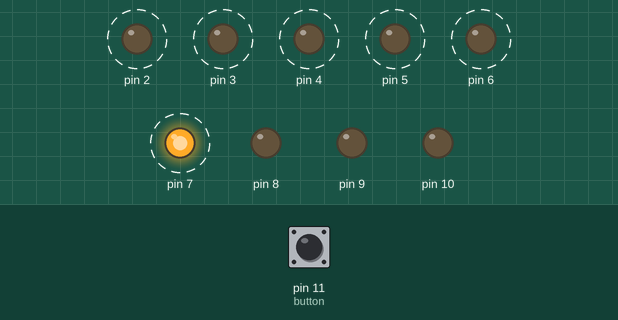
A sketch run on a simulated Arduino Uno, built with avr-gcc and run on an emulated ATmega328P. On the bench: output pins drawn as LEDs (lit = HIGH). Dashed ring = blinking. Inputs (shaded band) come from the test bench; at power-on: pin 11 (button) LOW. What the sketch prints to the serial monitor is not drawn.

Above: at 1.2 s.
1.3 s: pin 11 (button) pulled HIGH for 0.15 s
At 1.6 s:
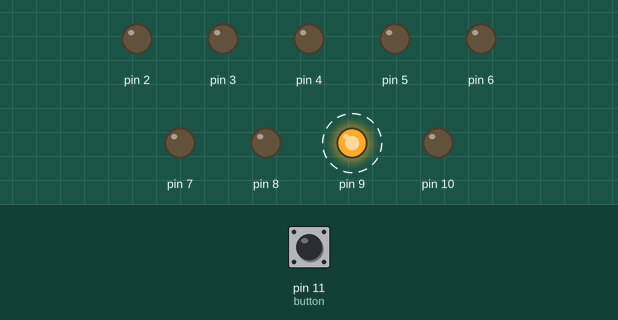
At 3.7 s:
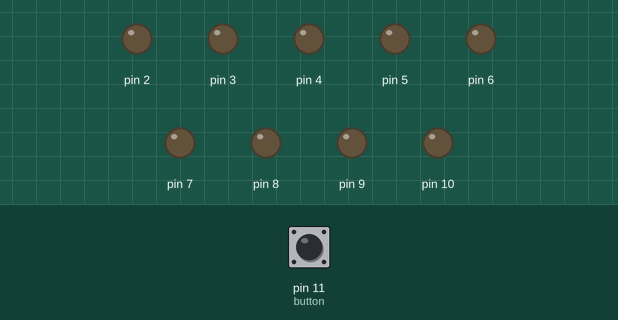
4.3 s: pin 11 (button) pulled HIGH for 3.2 s
At 6.28 s:
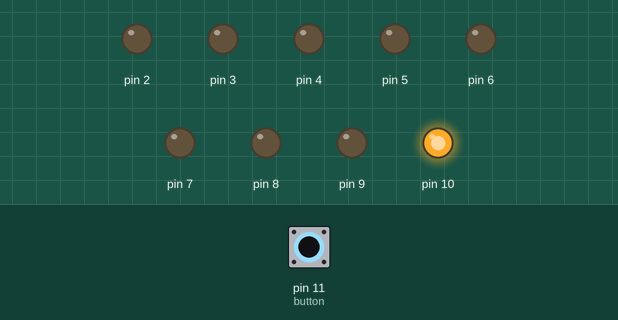
12.0 s: pin 11 (button) pulled HIGH for 1 s
Timing chart, 0 to 21.0 s (numbered marks = the images above; inputs shaded):
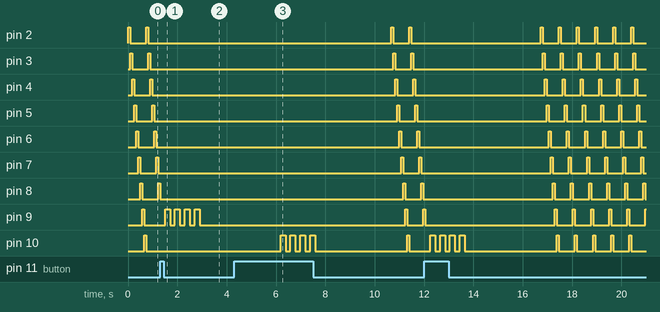

The sketch:

LightGame.ino
```cpp
// Sample configuration for LEDs
/*int greenL1 = 2;
int greenL2 = 3;
int yellowL1 = 4;
int yellowL2 = 5;
int red = 6;
int yellowR2 = 7;
int yellowR1 = 8;
int greenR2 = 9;
int greenR1 = 10;*/
int button = 0; // Initialize button state
int light = 0;  // Initialize LED pin
void setup() {
  // put your setup code here, to run once:

  /* Lights are on pins 2-10, and button is on pin 11 */

  for(int i=2;i<11;i++){
    pinMode(i,OUTPUT);
  }
  pinMode(11,INPUT);

 // Start serial communication with baud rate 115,200
 Serial.begin(115200);
 Serial.println("Begin!");
}

void loop() {
  // put your main code here, to run repeatedly:
  /* Cycle LEDs */
  for(int i=2; i<11; i++){
    light = i;  // Set LED pin to i
    button = digitalRead(11); // Read button state
    digitalWrite(light,HIGH); // Turn on LED at pin "light"

    /* Sample button 75 times */
    for(int j=0;j<75;j++){
      Serial.println(button); // Print button state (0 or 1) to serial monitor

      /* Flash current LED 4 times if the button is pressed */
      if(button==1){
        for(int k=0; k<4; k++){
          digitalWrite(light,LOW);
          delay(200);
          digitalWrite(light,HIGH);
          delay(200);
        }
        while(button==1){
          button = digitalRead(11); // Wait until button state is 0 before continuing
        }
        digitalWrite(light,LOW);  // Turn off LED
        delay(3000);  // Wait 3 seconds
      }
      delay(1); // Wait 1 ms
    }


    digitalWrite(light,LOW);  // Turn off LED and move to the next LED
  }


}
```

Measured:
- after the input at 1.3 s, pin 2–7, pin 10: stops changing and stays LOW; pin 8: goes on until 1.3 s, then stays LOW; pin 9: alternates HIGH for 0.20 s and LOW for 0.20 s, 8 changes in all, then stays LOW, starting after 0.20 s
- by itself, pin 2–7: alternates HIGH for 0.08 s and LOW for 0.65 s
